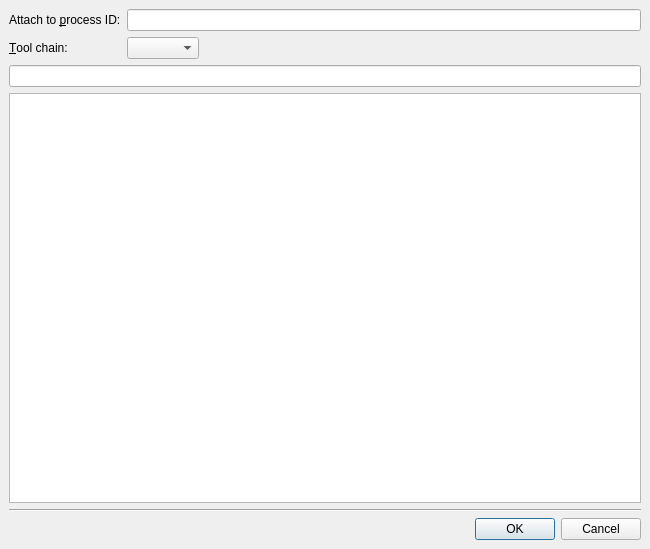
<?xml version="1.0" encoding="UTF-8"?>
<ui version="4.0">
 <class>AttachExternalDialog</class>
 <widget class="QDialog" name="AttachExternalDialog">
  <property name="geometry">
   <rect>
    <x>0</x>
    <y>0</y>
    <width>650</width>
    <height>549</height>
   </rect>
  </property>
  <property name="windowTitle">
   <string>Start Debugger</string>
  </property>
  <layout class="QVBoxLayout">
   <property name="spacing">
    <number>6</number>
   </property>
   <property name="margin">
    <number>9</number>
   </property>
   <item>
    <layout class="QFormLayout" name="formLayout">
     <property name="fieldGrowthPolicy">
      <enum>QFormLayout::ExpandingFieldsGrow</enum>
     </property>
     <item row="0" column="0">
      <widget class="QLabel" name="pidLabel">
       <property name="text">
        <string>Attach to &amp;process ID:</string>
       </property>
       <property name="buddy">
        <cstring>pidLineEdit</cstring>
       </property>
      </widget>
     </item>
     <item row="0" column="1">
      <widget class="QLineEdit" name="pidLineEdit"/>
     </item>
     <item row="2" column="0" colspan="2">
      <widget class="Utils::FilterLineEdit" name="filterWidget"/>
     </item>
     <item row="1" column="0">
      <widget class="QLabel" name="toolchainLabel">
       <property name="text">
        <string>&amp;Tool chain:</string>
       </property>
       <property name="buddy">
        <cstring>toolchainComboBox</cstring>
       </property>
      </widget>
     </item>
     <item row="1" column="1">
      <widget class="Debugger::Internal::DebuggerToolChainComboBox" name="toolchainComboBox"/>
     </item>
    </layout>
   </item>
   <item>
    <widget class="QTreeView" name="procView">
     <property name="editTriggers">
      <set>QAbstractItemView::NoEditTriggers</set>
     </property>
    </widget>
   </item>
   <item>
    <widget class="Line" name="line">
     <property name="orientation">
      <enum>Qt::Horizontal</enum>
     </property>
    </widget>
   </item>
   <item>
    <widget class="QDialogButtonBox" name="buttonBox">
     <property name="orientation">
      <enum>Qt::Horizontal</enum>
     </property>
     <property name="standardButtons">
      <set>QDialogButtonBox::Cancel|QDialogButtonBox::Ok</set>
     </property>
    </widget>
   </item>
  </layout>
 </widget>
 <customwidgets>
  <customwidget>
   <class>Utils::FancyLineEdit</class>
   <extends>QLineEdit</extends>
   <header location="global">utils/fancylineedit.h</header>
  </customwidget>
  <customwidget>
   <class>Utils::FilterLineEdit</class>
   <extends>Utils::FancyLineEdit</extends>
   <header location="global">utils/filterlineedit.h</header>
  </customwidget>
  <customwidget>
   <class>Debugger::Internal::DebuggerToolChainComboBox</class>
   <extends>QComboBox</extends>
   <header>debuggertoolchaincombobox.h</header>
  </customwidget>
 </customwidgets>
 <resources/>
 <connections/>
</ui>
